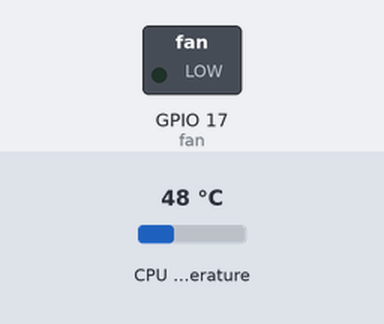
Bench run of a program on a simulated Raspberry Pi (BCM pin numbers). On the bench: switched loads named in the program (green lamp = pin HIGH). The inputs (shaded band) are chosen by the test bench; at power-on: CPU temperature 48 °C. The clock reads 2024-03-15 10:24:30 at power-on unless the program sets it.

Above: at 1.2 s.
1.3 s: CPU temperature set to 58 °C
7.3 s: CPU temperature set to 61 °C
At 10.8 s:
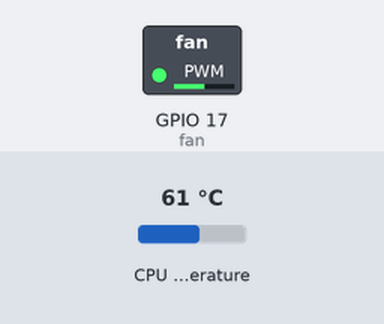
13.3 s: CPU temperature set to 71 °C
At 16.4 s:
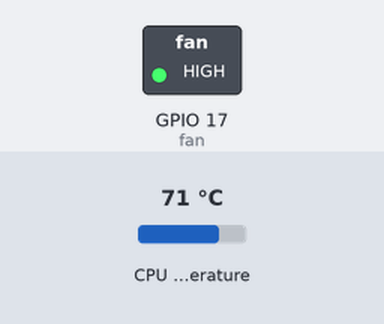
Timing chart, 0 to 17.9 s (numbered marks = the images above; inputs shaded):
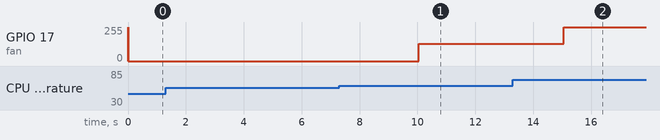

Measured:
- the behaviour switches between 59 and 60 °C on CPU temperature (found by bisection; images 0 and 1)
- after the input at 1.3 s, every drawn part: stays the same
- after the input at 7.3 s, GPIO 17 (fan): 0/255 → 128/255 after 2.7 s
- after the input at 13.3 s, GPIO 17 (fan): 128/255 → 255/255 after 1.8 s

The program:

fancontrol.py
```python
#!/usr/bin/env python3

import subprocess
import time
import sys
import logging

from systemd.journal import JournalHandler
from gpiozero import PWMOutputDevice

GPIO_PIN = 17
WAIT_TIME = 5
MAX_PWM = 1.0
MIN_PWM = 0.5

temp_steps = [60.0, 65.0, 70.0, 75.0]
pwm_steps = [0.0, 0.5, 0.8, 1.0]

log = logging.getLogger('fancontrol')
log_f = logging.Formatter("%(levelname)s %(message)s")
log_h = JournalHandler()
log_h.setFormatter(log_f)
log.addHandler(log_h)
log.setLevel(logging.DEBUG)

def get_temp():
	output = subprocess.run(['vcgencmd', 'measure_temp'], capture_output = True)
	temp_str = output.stdout.decode()
	try:
		return float(temp_str.split('=')[1].split('\'')[0])
	except(IndexError, ValueError):
		log.error('Could not parse temp output.')
		raise RuntimeError('Could not parse temp output.')

if __name__ == '__main__':
	if len(temp_steps) != len(pwm_steps):
		log.error('Temp steps and PWM steps arrays are not of the same size.')
		raise RuntimeError('Temp steps and PWM steps arrays are not of the same size.')

	fan = PWMOutputDevice(GPIO_PIN, frequency=100)
	fan.on()

	log.info("Fan curve is:")
	for i in range(0, len(temp_steps)):
		log.info("temp: " + str(temp_steps[i]) + " pwm: " + str(pwm_steps[i]) )

	try:
		while True:
			temp = get_temp()
			log.info("CPU Temp is " + str(temp))
			step_idx = 0
			pwm = 0

			for i in range(0, len(temp_steps)):
				step_idx = i
				if temp < temp_steps[i]:
					break
			if step_idx == 0:
				# temp is less or equal to first step, pwm is the minimum value
				pwm = pwm_steps[0]
			elif step_idx == (len(temp_steps)-1):
				# temp is higher or equal to final step, pwm is the max value
				pwm = pwm_steps[len(temp_steps)-1]
			else:
				# between 2 steps, interpolate the 2 pwm steps
				pwm_low = pwm_steps[step_idx -1]
				pwm_high = pwm_steps[step_idx]
				temp_low = temp_steps[step_idx -1]
				temp_high = temp_steps[step_idx]
				pwm = pwm_low + (temp - temp_low) * ( (pwm_high - pwm_low)/(temp_high - temp_low) )
				if pwm > MAX_PWM:
					pwm = MAX_PWM
				elif pwm < MIN_PWM:
					pwm = MIN_PWM

			# apply new fan speed and wait until next loop
			log.info("PWM applied " + str(pwm))
			fan.value = pwm
			time.sleep(WAIT_TIME)
	except:
		# process interrupted
		log.warning("Fan control interrupted")
		fan.off()
		raise
		sys.exit()
```
